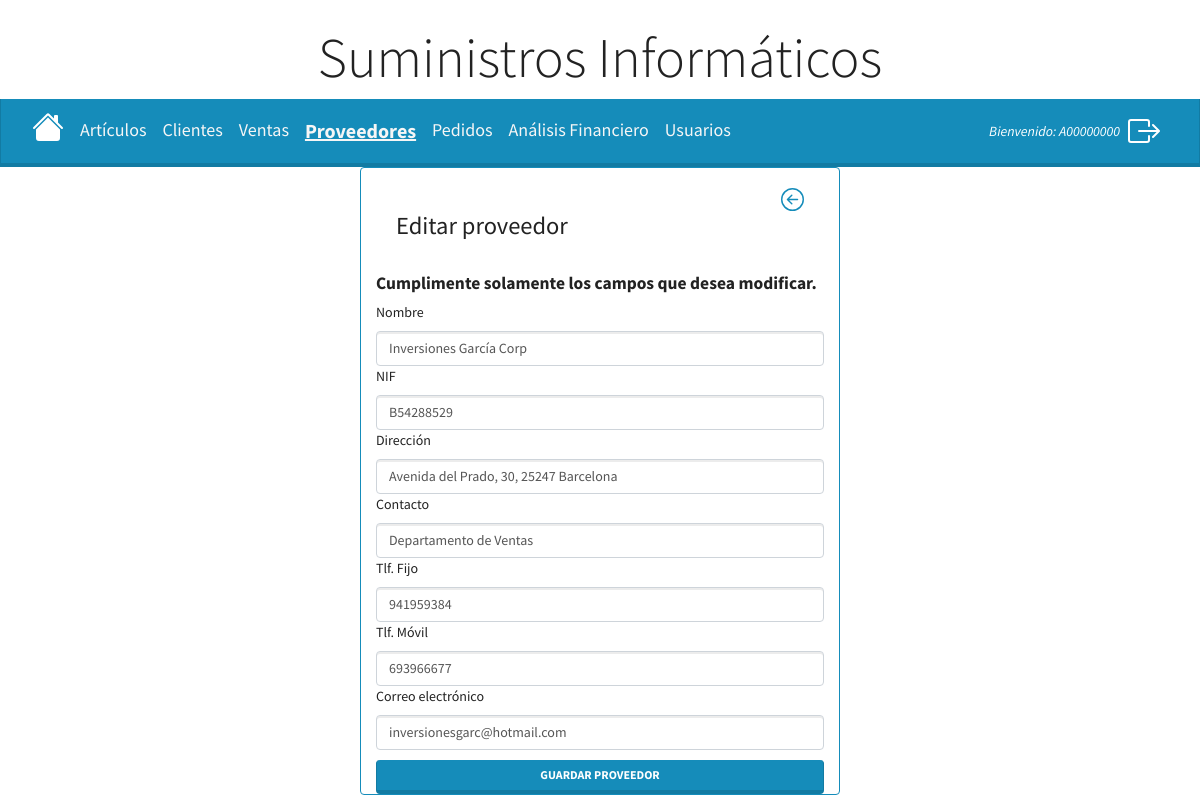
Screenshot of /protected_admin/proveedores/editar_proveedor/1 (signed in) with the database file from the repository.
### models.py (models this page shows, shortened)
class User(db.Base, UserMixin):
    __tablename__ = 'usuario'
    __table_args__ = {'sqlite_autoincrement': True}
    id = Column(Integer, primary_key=True)  # establecemos el id como Primary Key
    username = Column(String(10), unique=True, nullable=False)
    password = Column(String(128), nullable=False)
    type_user = Column(Boolean, default=False) #False = cliente / True = administrador

class Proveedor(db.Base):
    __tablename__ = 'proveedor'
    __table_args__ = {'sqlite_autoincrement': True}
    id_proveedor = Column(Integer, primary_key=True) #establecemos el id como Primary Key
    nombre = Column(String(128))
    nif = Column(String(16), unique=True) # Sólo puede haber un proveedor con el mismo NIF
    direccion = Column(String(128))
    contacto = Column(String(64))
    tlf_fijo = Column(String(32))
    tlf_movil = Column(String(32))
    correo = Column(String(64))
    rel_proveedor_articulo = relationship('Articulo', backref='rel_articulo_proveedor')
    rel_pedido = relationship('Pedido', backref='rel_proveedor')

### main.py (the view, shortened to what this page needs)
@app.route('/protected_admin/proveedores/editar_proveedor/<id_proveedor>', methods=['GET', 'POST'])
@login_required
@admin_required # Vista protegida que solo se puede acceder con autenticación de administrador
def editar_proveedor(id_proveedor):
    proveedor = db.session.query(Proveedor).filter_by(id_proveedor=int(id_proveedor)).first()
    form = Form_proveedor(obj=proveedor, id_proveedor_actual=proveedor.id_proveedor)
    return render_template('editar-proveedor.html', proveedor=proveedor, form=form)

### forms.py (shortened to what this page needs)
class Form_proveedor(FlaskForm):
    nombre = StringField('Nombre', validators=[DataRequired(message='Este campo es obligatorio'),
                                               Length(max=128)])
    nif = StringField('NIF', validators=[DataRequired(message='Este campo es obligatorio'), Length(max=9)])
    direccion = StringField('Dirección', validators=[Length(max=128)])
    contacto = StringField('Contacto', validators=[Length(max=64)])
    tlf_fijo = StringField('Tlf. Fijo', validators=[Length(max=32)])
    tlf_movil = StringField('Tlf. Móvil', validators=[Length(max=32)])
    correo = EmailField('Correo electrónico', validators=[DataRequired(message='Este campo es obligatorio'),
                                            Email(message='Por favor, ingrese un email válido.'), Length(max=64)])
    submit = SubmitField('Guardar proveedor')
    def __init__(self, id_proveedor_actual=None, *args, **kwargs):
        super().__init__(*args, **kwargs)
        self.id_proveedor_actual = id_proveedor_actual

### functions.py (called while the page is built)
def admin_required(f): # recibe como parámetro una función 'f' que será la función a proteger
    @wraps(f)
    def decorated_function(*args, **kwargs): # verificamos si el usuario está autentificado
        if not current_user.is_authenticated or not current_user.type_user:
            flash('Acceso denegado. Solo los administradores pueden acceder a la ruta introducida.',
                  'danger')
            return redirect(url_for('protected'))
        return f(*args, **kwargs) # si el usuario está logueado y es administrador ejecuta la función 'f'
    return decorated_function

### main.py (called while the page is built)
@login_manager.user_loader
def load_user(user_id):
    return db.session.get(User, user_id)

### templates/editar-proveedor.html (shortened to what this page needs)
{% extends 'proveedores.html' %}
{% block content %}
    <div class="container card border-primary mb-3 justify-content-center" style="max-width: 30rem;">
        <div class="card-body">
            <div class="text-right">
                <a href="/protected_admin/proveedores" title="Volver">
                </a>
            </div>
            <h3 class="card-title">Editar proveedor</h3>
        </div>
        <form method="post" novalidate>
          <fieldset>
            <h5><b>Cumplimente solamente los campos que desea modificar.</b></h5>
            <div>
              {{ form.nombre.label }}
              {{ form.nombre(class="form-control", placeholder="Nombre") }}
            </div>
            <div>
              {{ form.nif.label }}
              {{ form.nif(class="form-control", placeholder="NIF") }}
            </div>
            <div>
              {{ form.direccion.label }}
              {{ form.direccion(class="form-control", placeholder="Dirección") }}
            </div>
            <div>
              {{ form.contacto.label }}
              {{ form.contacto(class="form-control", placeholder="Contacto") }}
            </div>
            <div>
                {{ form.tlf_fijo.label }}
                {{ form.tlf_fijo(class="form-control", placeholder="Teléfono fijo") }}
              </div>
              <div>
                {{ form.tlf_movil.label }}
                {{ form.tlf_movil(class="form-control", placeholder="Teléfono móvil") }}
              </div>
              <div>
                {{ form.correo.label }}
                {{ form.correo(class="form-control", placeholder="Correo electrónico") }}
              </div>
            <div class="margin_top_button">
                {{ form.submit(class="btn btn-primary btn-block") }}
            </div>
          </fieldset>
    </form>
    </div>
{% endblock %}

### templates/proveedores.html (shortened to what this page needs)
<!DOCTYPE html>
<html lang="en">
<head>
    <link rel="stylesheet" href="{{ url_for('static', filename='main.css')}}">
    <link rel="stylesheet" href="https://cdn.jsdelivr.net/npm/bootswatch@4.5.2/dist/lumen/bootstrap.min.css"
>
</head>
<body>
    <h1 class="display-4 text-center mt-4">Suministros Informáticos</h1>
    <nav class="navbar navbar-expand-lg bg-primary" data-bs-theme="dark">
        <div class="container-fluid">
            <a href="/protected_admin" title="Inicio">
            </a>
            <div class="collapse navbar-collapse" id="navbarColor01">
                <ul class="navbar-nav me-auto">
                    <li class="nav-item">
                        <a style="font-size: 18px;" class="nav-link text-light"
                           href="/protected_admin/articulos?page=1">Artículos</a>
                    </li>
                    <li class="nav-item">
                        <a style="font-size: 18px;" class="nav-link text-light"
                           href="/protected_admin/clientes?page=1">Clientes</a>
                    </li>
                    <li class="nav-item">
                        <a style="font-size: 18px;" class="nav-link text-light"
                           href="/protected_admin/ventas?page=1">Ventas</a>
                    </li>
                    <li class="nav-item">
                        <a style="font-size: 20px;" class="nav-link text-light  text-bold-underline"
                           href="/protected_admin/proveedores?page=1">Proveedores</a>
                    </li>
                    <li class="nav-item">
                        <a style="font-size: 18px;" class="nav-link text-light"
                           href="/protected_admin/pedidos?page=1">Pedidos</a>
                    </li>
                    <li class="nav-item">
                        <a style="font-size: 18px;" class="nav-link text-light"
                           href="/protected_admin/nuevo_analisis">Análisis Financiero</a>
                    </li>
                    <li class="nav-item">
                        <a style="font-size: 18px;" class="nav-link text-light"
                           href="/protected_admin/usuarios">Usuarios</a>
                    </li>
                </ul>
            </div>
            <div class="navbar-nav ms-auto d-flex align-items-center">
                <div class="navbar-text">
                    <em class="text-white">Bienvenido: {{ current_user.username }}</em>
                </div>
                <a href="/logout" class="nav-link ms-3" title="Cerrar sesión">
                </a>
            </div>
        </div>
    </nav>
    {% block content %}{% endblock %}
</body>
</html>

### static/main.css (style rules this page uses)
.text-bold-underline { font-weight: bold; text-decoration: underline; }
.text-light { color: #FFFFFF; }
.text-center { text-align: center; }
.text-right { text-align: right; }
.margin_top_button { margin-top: 10px; }

### rows the page displays
User: username "A00000000"
Proveedor: nombre "Inversiones García Corp", nif "B54288529", direccion "Avenida del Prado, 30, 25247 Barcelona", contacto "Departamento de Ventas", tlf_fijo "941959384", tlf_movil "693966677", correo "inversionesgarc@hotmail.com"
